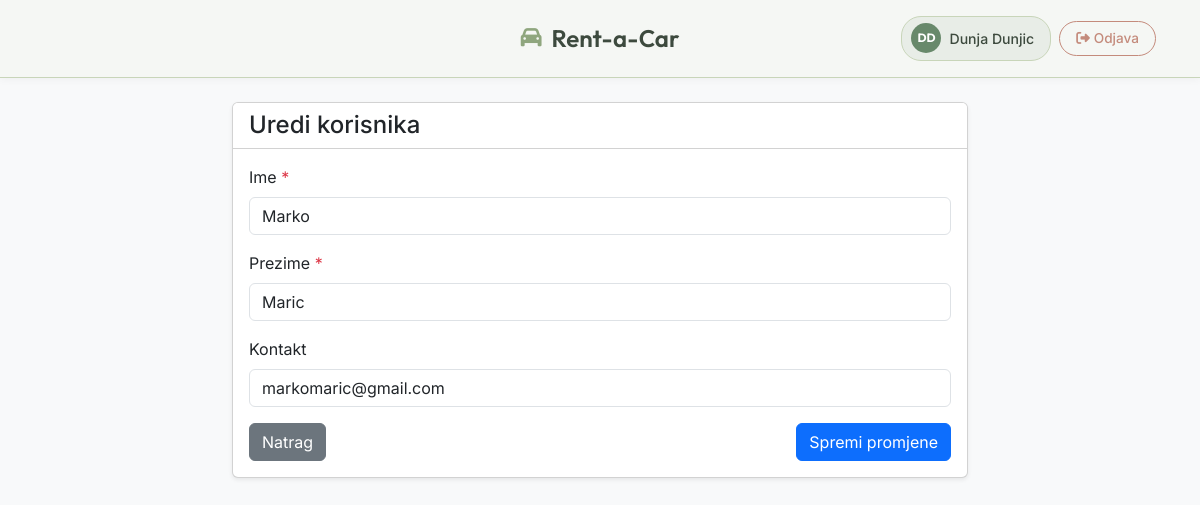
The page /uredi_korisnika.php?id=36 (signed in) on the database its author committed.
### tables this page shows
CREATE TABLE `korisnici` (
  `IDKorisnici` int(11) NOT NULL,
  `ImeKorisnika` char(25) NOT NULL,
  `PrezimeKorisnika` char(25) NOT NULL,
  `KontaktKorisnika` char(40) DEFAULT NULL
);

### uredi_korisnika.php (the view, shortened to what this page needs)
<?php
include("db__connection.php");
if (isset($_GET['id'])) {
    $id = mysqli_real_escape_string($db, $_GET['id']);
    $query = "SELECT * FROM korisnici WHERE IDKorisnici = '$id'";
    $result = mysqli_query($db, $query);
    $korisnik = mysqli_fetch_assoc($result);
}
?>
<!doctype html>
<html lang="en">
<head>
    <link href="https://cdn.jsdelivr.net/npm/bootstrap@5.0.2/dist/css/bootstrap.min.css" rel="stylesheet">
    <link rel="stylesheet" href="https://cdnjs.cloudflare.com/ajax/libs/font-awesome/6.0.0/css/all.min.css">
</head>
<body class="bg-light">
<?php include("navigacija.php"); ?>
    <div class="container py-4">
        <div class="row justify-content-center">
            <div class="col-md-8">
                <div class="card shadow-sm">
                    <div class="card-header bg-white">
                        <h4 class="mb-0">Uredi korisnika</h4>
                    </div>
                    <div class="card-body">
                        <form method="POST">
                            <div class="mb-3">
                                <label class="form-label">Ime <span class="text-danger">*</span></label>
                                <input type="text" class="form-control" name="ime"
                                       value="<?= htmlspecialchars($korisnik['ImeKorisnika']) ?>"
                                       maxlength="25" required>
                            </div>
                            <div class="mb-3">
                                <label class="form-label">Prezime <span class="text-danger">*</span></label>
                                <input type="text" class="form-control" name="prezime"
                                       value="<?= htmlspecialchars($korisnik['PrezimeKorisnika']) ?>"
                                       maxlength="25" required>
                            </div>
                            <div class="mb-3">
                                <label class="form-label">Kontakt</label>
                                <input type="text" class="form-control" name="kontakt"
                                       value="<?= htmlspecialchars($korisnik['KontaktKorisnika'] ?? '') ?>"
                                       maxlength="40">
                            </div>
                            <div class="d-flex justify-content-between">
                                <a href="korisnici.php" class="btn btn-secondary">Natrag</a>
                                <button type="submit" class="btn btn-primary">Spremi promjene</button>
                            </div>
                        </form>
                    </div>
                </div>
            </div>
        </div>
    </div>
</body>
</html>

### navigacija.php (style rules this page uses)
:root { --bg-primary: #F5F7F4; --bg-secondary: #E8EDE7; --text-primary: #3d4a3e; --text-secondary: #6B7B6E; --accent-green: #68896B; --accent-sage: #8FA67E; --accent-light: #C8D5B9; --white: #ffffff; --shadow-sm: 0 2px 8px rgba(0,0,0,0.04); --shadow-md: 0 4px 12px rgba(0,0,0,0.08); --transition: all 0.3s cubic-bezier(0.4,0,0.2,1); }
* { margin:0; padding:0; box-sizing:border-box; }
body { font-family:'Inter',-apple-system,sans-serif; background-color:var(--bg-secondary); }
html { scroll-behavior:smooth; }

### rows shown on the page
korisnici: ime "Marko", prezime "Maric", kontakt "markomaric@gmail.com"

### other values the page prints
$initials "DD"
getAccountName() "Dunja Dunjic"
